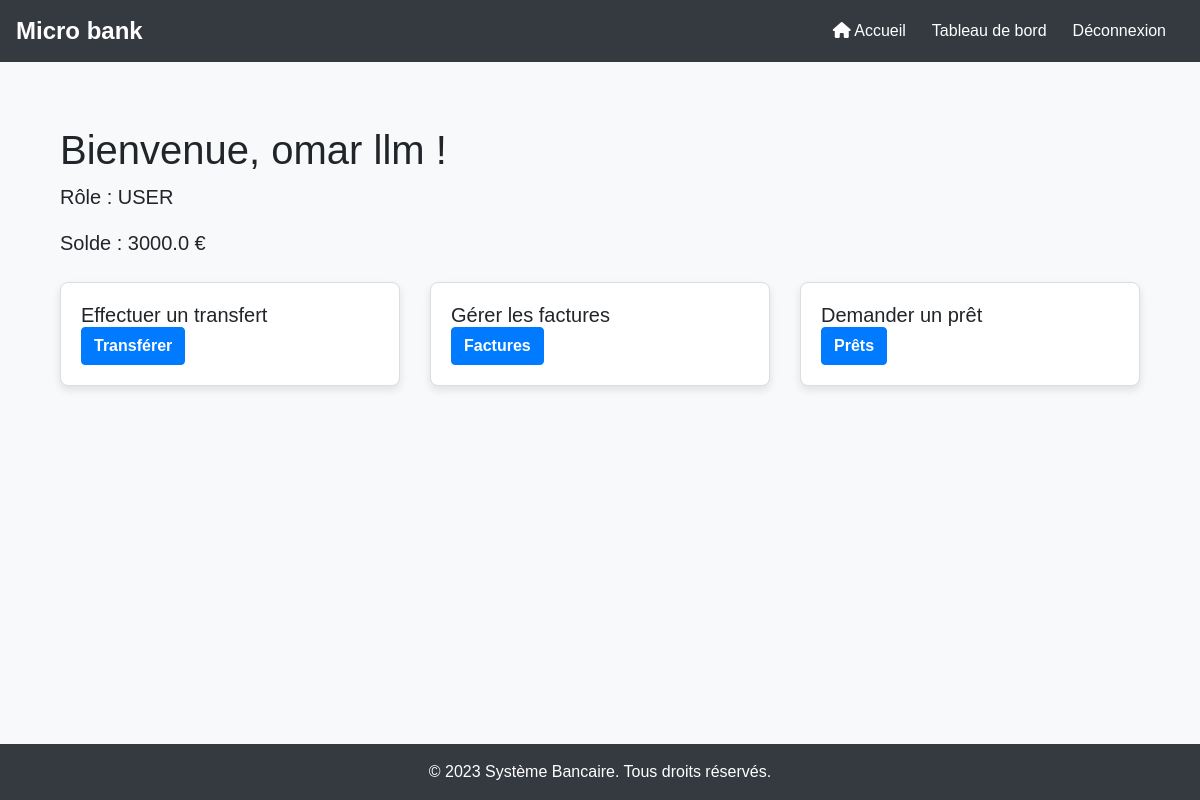
/dashboard (signed in), run on an earlier commit of the app's database.
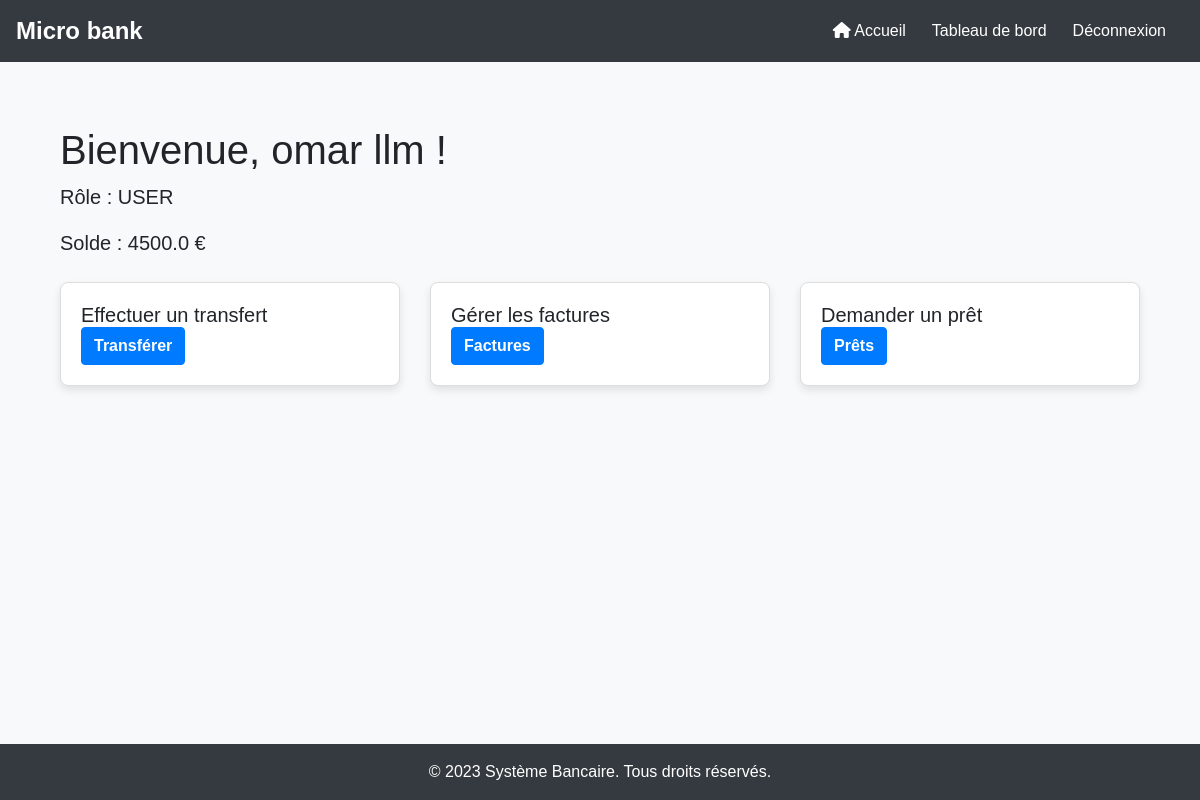
And on a later commit of the database.
### tables this page shows
CREATE TABLE users (
                id INTEGER PRIMARY KEY AUTOINCREMENT,
                username TEXT NOT NULL UNIQUE,
                password TEXT NOT NULL,
                full_name TEXT NOT NULL,
                role TEXT NOT NULL CHECK(role IN ('ADMIN', 'USER', 'EMPLOYEE')),
                balance REAL DEFAULT 0
            , last_balance_update DATE);

### app.py (the view)
@app.route('/dashboard')
def dashboard():
    user = get_current_user()
    if not user:
        flash('Utilisateur non trouvé.', 'error')
        return redirect(url_for('login'))
    if user[4] == 'ADMIN':
        return redirect(url_for('admin_dashboard'))
    elif user[4] == 'EMPLOYEE':
        return redirect(url_for('employee_dashboard'))
    else:
        return render_template("dashboard.html", user=user)

### app.py (called while the page is built)
def get_current_user():
    if not session.get('user_id'):
        return None
    with sqlite3.connect(DATABASE, timeout=10) as conn:
        cursor = conn.cursor()
        cursor.execute('SELECT * FROM users WHERE id = ?', (session['user_id'],))
        return cursor.fetchone()

### templates/dashboard.html (shortened to what this page needs)
{% extends "base.html" %}
{% block content %}
<div class="container">
    <h1 class="mt-4">Bienvenue, {{ user[3] }} !</h1>
    <p class="lead">Rôle : {{ user[4] }}</p>
    <p class="lead">Solde : {{ user[5] }} €</p>
    <div class="row mt-4">
        <div class="col-md-4 mb-3">
            <div class="card">
                <div class="card-body">
                    <h5 class="card-title">Effectuer un transfert</h5>
                    <a href="{{ url_for('transfer') }}" class="btn btn-primary">Transférer</a>
                </div>
            </div>
        </div>
        <div class="col-md-4 mb-3">
            <div class="card">
                <div class="card-body">
                    <h5 class="card-title">Gérer les factures</h5>
                    <a href="{{ url_for('invoices') }}" class="btn btn-primary">Factures</a>
                </div>
            </div>
        </div>
        <div class="col-md-4 mb-3">
            <div class="card">
                <div class="card-body">
                    <h5 class="card-title">Demander un prêt</h5>
                    <a href="{{ url_for('loans') }}" class="btn btn-primary">Prêts</a>
                </div>
            </div>
        </div>
    </div>
</div>
{% endblock %}

### templates/base.html (shortened to what this page needs)
<!DOCTYPE html>
<html lang="fr">
<head>
    <link rel="stylesheet" href="https://stackpath.bootstrapcdn.com/bootstrap/4.5.2/css/bootstrap.min.css">
    <link rel="stylesheet" href="{{ url_for('static', filename='css/styles.css') }}">
    <link rel="stylesheet" href="https://cdnjs.cloudflare.com/ajax/libs/font-awesome/6.0.0/css/all.min.css">
</head>
<body class="d-flex flex-column min-vh-100">
    <nav class="navbar navbar-expand-lg navbar-dark bg-dark">
        <a class="navbar-brand" href="/">Micro bank</a>
        <div class="collapse navbar-collapse" id="navbarNav">
            <ul class="navbar-nav ml-auto">
                <li class="nav-item">
                    <a class="nav-link" href="{{ url_for('index') }}"><i class="fas fa-home"></i> Accueil</a>
                </li>
                {% if session.user_id %}
                    <li class="nav-item">
                        <a class="nav-link" href="/dashboard">Tableau de bord</a>
                    </li>
                    <li class="nav-item">
                        <a class="nav-link" href="/logout">Déconnexion</a>
                    </li>
                {% endif %}
            </ul>
        </div>
    </nav>
    <main class="flex-grow-1">
        <div class="container">
            {% block content %}{% endblock %}
        </div>
    </main>
    <footer class="footer mt-auto py-3 bg-dark text-white">
        <div class="container text-center">
            <span>&copy; 2023 Système Bancaire. Tous droits réservés.</span>
        </div>
    </footer>
</body>
</html>

### static/css/styles.css (style rules this page uses)
html, body { margin: 0; padding: 0; height: 100%; font-family: "Arial", sans-serif; background-color: #f8f9fa; }
body { display: flex; flex-direction: column; min-height: 100vh; }
main { flex: 1; padding: 20px 0; }
footer { flex-shrink: 0; background-color: #343a40; color: white; text-align: center; padding: 20px 0; margin-top: auto; }
.navbar { margin-bottom: 20px; background-color: #343a40 !important; }
.navbar-brand { font-weight: bold; font-size: 1.5rem; }
.navbar-nav .nav-link { color: #fff !important; margin-right: 10px; }
.card { margin-bottom: 20px; border: 1px solid #ddd; border-radius: 8px; box-shadow: 0 4px 8px rgba(0, 0, 0, 0.1); }
.card-title { margin-bottom: 0; font-size: 1.25rem; }
.card-body { padding: 20px; }
.btn { margin-right: 5px; border-radius: 4px; font-weight: bold; }
.btn-primary { background-color: #007bff; border-color: #007bff; }

What changed in the data, as far as the page shows it:
changed users "omar llm": balance "3000.0" → "4500.0"
